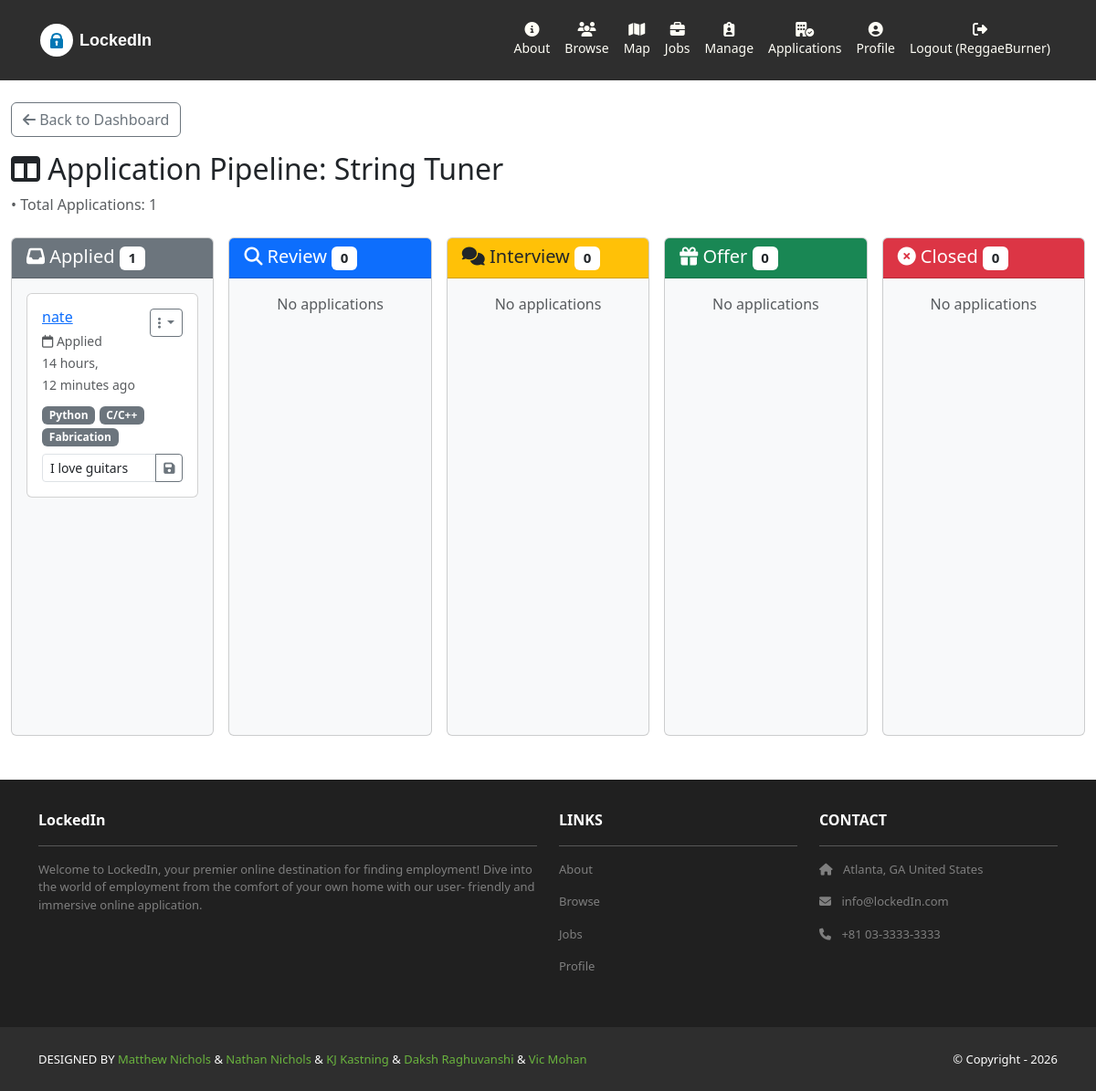
The app's page /jobs/recruiter/job/3/pipeline/ (signed in) with its own data.
### jobs/models.py (models this page shows, shortened)
class Job(models.Model):
    CLASSIFICATION_CHOICES = [
        ('Remote', 'remote'),
        ('Hybrid', 'hybrid'),
        ('On-Site', 'on-site'),
    ]
    id = models.AutoField(primary_key=True)
    created_at = models.DateTimeField(auto_now_add=True)
    title = models.CharField(help_text="What is the job title?", max_length = 255)
    start_date = models.DateTimeField()
    end_date = models.DateTimeField(blank=True, null=True)
    description = models.TextField()
    recruiter = models.ForeignKey(User, on_delete=models.CASCADE)
    skills = models.TextField(help_text="Required skills(E.g: Project Management, Agile Methodologies, etc.)")
    salary_upper = models.IntegerField()
    salary_lower = models.IntegerField()
    location = models.CharField(help_text="Work location. Can accept address, city/state, etc.", max_length = 255)
    latitude = models.FloatField(null=True)     # determined automatically using geopy, otherwise null
    longitude = models.FloatField(null=True)    # determined automatically using geopy, otherwise null
    classification = models.CharField(help_text="E.g: On-Site, Hybrid, Remote", max_length = 255, choices=CLASSIFICATION_CHOICES)
    isSponsoring = models.BooleanField(help_text="True: for OPT/CPT, F-1, J-1, etc., False: US citizens/Green Card holders")

class Application(models.Model):
    class ApplicationChoices(models.TextChoices):
        APPLIED = "AP", "Applied"
        REVIEW = "RE", "Review"
        INTERVIEW = "IN", "Interview"
        OFFER = "OF", "Offer"
        CLOSED = "CL", "Closed"
    user = models.ForeignKey(User, on_delete=models.CASCADE)
    job = models.ForeignKey(Job, on_delete=models.CASCADE)
    date = models.DateTimeField(auto_now_add="true")
    status = models.CharField(
        max_length = 2,
        choices=ApplicationChoices.choices,
        default=ApplicationChoices.APPLIED)
    note = models.CharField(blank=True, max_length = 150)
    class Meta:
        constraints = [
            models.UniqueConstraint(
                fields=['user', 'job'],
                name="single_application_per_user",
                violation_error_message="User has already applied to this job."
            )
        ]

### jobs/views.py (the view)
# urls.py: path('recruiter/job/<int:job_id>/pipeline/', views.application_pipeline, name='jobs.application_pipeline'),
@login_required
def application_pipeline(request, job_id):
    job = get_object_or_404(Job, id=job_id, recruiter=request.user)
    applications = Application.objects.filter(job=job).select_related('user', 'user__profile')
    pipeline = {
        'applied': applications.filter(status=Application.ApplicationChoices.APPLIED),
        'review': applications.filter(status=Application.ApplicationChoices.REVIEW),
        'interview': applications.filter(status=Application.ApplicationChoices.INTERVIEW),
        'offer': applications.filter(status=Application.ApplicationChoices.OFFER),
        'closed': applications.filter(status=Application.ApplicationChoices.CLOSED),
    }
    context = {
        'job': job,
        'pipeline': pipeline,
        'template_data': {'title': f'Applications - {job.title}'}
    }
    return render(request, 'jobs/application_pipeline.html', context)

### profiles/models.py (called while the page is built)
    def get_skills_list(self):
        return [skill.strip() for skill in self.skills.split(',') if skill.strip()]

### jobs/templates/jobs/application_pipeline.html
{% extends 'base.html' %}
{% load static %}
{% block content %}
<div class="container-fluid mt-4 mb-5">
    <div class="mb-4">
        <div class="mb-4">
            <a href="{% url 'jobs.recruiter_dashboard' %}" class="btn btn-outline-secondary mb-3">
                <i class="fas fa-arrow-left"></i> Back to Dashboard
            </a>
            <h2><i class="fas fa-columns"></i> Application Pipeline: {{ job.title }}</h2>
            <p class="text-muted">{{ job.company }} • Total Applications: {{ pipeline.applied.count|add:pipeline.review.count|add:pipeline.interview.count|add:pipeline.offer.count|add:pipeline.closed.count }}</p>
        </div>
    </div>
    <div class="row g-3">
        <div class="col">
            <div class="card bg-light">
                <div class="card-header bg-secondary text-white">
                    <h5 class="mb-0">
                        <i class="fas fa-inbox"></i> Applied
                        <span class="badge bg-white text-dark">{{ pipeline.applied.count }}</span>
                    </h5>
                </div>
                <div class="card-body kanban-column" data-status="AP" style="min-height: 500px;">
                    {% for app in pipeline.applied %}
                        {% include 'jobs/application_card.html' %}
                    {% empty %}
                        <p class="text-muted text-center">No applications</p>
                    {% endfor %}
                </div>
            </div>
        </div>
        <div class="col">
            <div class="col">
                <div class="card bg-light">
                    <div class="card-header bg-primary text-white">
                        <h5 class="mb-0">
                            <i class="fas fa-search"></i> Review
                            <span class="badge bg-white text-dark">{{ pipeline.review.count }}</span>
                        </h5>
                    </div>
                    <div class="card-body kanban-column" data-status="RE" style="min-height: 500px;">
                        {% for app in pipeline.review %}
                            {% include 'jobs/application_card.html' %}
                        {% empty %}
                            <p class="text-muted text-center">No applications</p>
                        {% endfor %}
                    </div>
                </div>
            </div>
        </div>
        <div class="col">
            <div class="col">
                <div class="card bg-light">
                    <div class="card-header bg-warning text-dark">
                        <h5 class="mb-0">
                            <i class="fas fa-comments"></i> Interview
                            <span class="badge bg-white text-dark">{{ pipeline.interview.count }}</span>
                        </h5>
                    </div>
                    <div class="card-body kanban-column" data-status="IN" style="min-height: 500px;">
                        {% for app in pipeline.interview %}
                            {% include 'jobs/application_card.html' %}
                        {% empty %}
                            <p class="text-muted text-center">No applications</p>
                        {% endfor %}
                    </div>
                </div>
            </div>
        </div>
        <div class="col">
            <div class="col">
                <div class="card bg-light">
                    <div class="card-header bg-success text-white">
                        <h5 class="mb-0">
                            <i class="fas fa-gift"></i> Offer
                            <span class="badge bg-white text-dark">{{ pipeline.offer.count }}</span>
                        </h5>
                    </div>
                    <div class="card-body kanban-column" data-status="OF" style="min-height: 500px;">
                        {% for app in pipeline.offer %}
                            {% include 'jobs/application_card.html' %}
                        {% empty %}
                            <p class="text-muted text-center">No applications</p>
                        {% endfor %}
                    </div>
                </div>
            </div>
        </div>
        <div class="col">
            <div class="col">
                <div class="card bg-light">
                    <div class="card-header bg-danger text-white">
                        <h5 class="mb-0">
                            <i class="fas fa-times-circle"></i> Closed
                            <span class="badge bg-white text-dark">{{ pipeline.closed.count }}</span>
                        </h5>
                    </div>
                    <div class="card-body kanban-column" data-status="CL" style="min-height: 500px;">
                        {% for app in pipeline.closed %}
                            {% include 'jobs/application_card.html' %}
                        {% empty %}
                            <p class="text-muted text-center">No applications</p>
                        {% endfor %}
                    </div>
                </div>
            </div>
        </div>
    </div>
</div>
{% endblock %}

### lockedin/templates/base.html (shortened to what this page needs)
<!DOCTYPE html>
<html>
  {% load static %}
  <head>
    <link href=
      "https://cdn.jsdelivr.net/npm/bootstrap@5.3.3/dist/css/bootstrap.min.css" rel="stylesheet"
>
    <link rel= "stylesheet"  href= "https://cdnjs.cloudflare.com/ajax/libs/font-awesome/6.1.1/css/all.min.css">
    <link rel="stylesheet" type="text/css"
        href="{% static 'css/style.css' %}">
  </head>
  <body>
    <nav class="p-3 navbar navbar-dark bg-dark
         navbar-expand-lg">
      <div class="container">
        <a class="navbar-brand"
           href="{% url 'home.index' %}">
          <svg width="180" height="40" viewBox="0 0 180 40" xmlns="http://www.w3.org/2000/svg">
            <text x="45" y="26" font-family="Arial, sans-serif" font-size="18" font-weight="700" fill="#ffffff">LockedIn</text>
          </svg>
        </a>
        <div class="navbar-nav ms-auto navbar-ml">
            <a class="nav-link text-center" href="{% url 'home.about' %}">
              <i class="fa-solid fa-circle-info d-block"></i>
              <small>About</small></a>
            <a class="nav-link text-center" href="{% url 'profiles.list' %}">
              <i class="fas fa-users d-block"></i>
              <small>Browse</small>
            </a>
            {% if user.is_authenticated %}
                <a class="nav-link text-center" href="{% url 'jobs.map' %}">
                  <i class="fa-solid fa-map d-block"></i>
                  <small>Map</small>
                </a>
                <a class="nav-link text-center" href="{% url 'jobs.index' %}">
                  <i class="fa-solid fa-briefcase d-block"></i>
                  <small>Jobs</small>
                </a>
                {% if user.profile.role == 'recruiter' %}
                  <a class="nav-link text-center" href="{% url 'jobs.recruiter_dashboard' %}">
                    <i class="fa-solid fa-clipboard-user d-block"></i>
                    <small>Manage</small>
                  </a>
                {% endif %}
                <a class="nav-link text-center" href="{% url 'jobs.applications' %}">
                  <i class="fa-solid fa-building-circle-check d-block"></i>
                  <small>Applications</small>
                </a>
                <a class="nav-link text-center" href="{% url 'profiles.my_profile' %}">
                  <i class="fas fa-user-circle d-block"></i>
                  <small>Profile</small>
                </a>
                <a class="nav-link text-center" href="{% url 'accounts.logout' %}">
                  <i class="fa-solid fa-right-from-bracket d-block"></i>
                  <small>Logout ({{ user.username }})</small>
                </a>
            {% endif %}
        </div>
      </div>
    </nav>
    <div>
      {% block content %}
      {% endblock content %}
    </div>
    <section class="p-3 ms-footer d-none d-md-block">
      <div class="container">
        <div class="row mt-3 text-white">
          <div class="col-md-6 col-lg-6 col-xl-6 mx-auto mb-4">
            <b>LockedIn</b>
            <hr />
            <p>
              Welcome to LockedIn, your premier online
              destination for finding employment!
              Dive into the world of employment from the
              comfort of your own home with our user-
              friendly and immersive online application.
            </p>
          </div>
          <div class="col-md-3 col-lg-3 col-xl-3 mx-auto mb-4">
            <b>LINKS</b>
            <hr />
            <p><a class="nav-link"
              href="{% url 'home.about' %}">
              About
            </a></p>
            <p><a class="nav-link"
              href="{% url 'profiles.list' %}">
              Browse
            </a></p>
            {% if user.is_authenticated %}
            <p><a class="nav-link"
              href="{% url 'home.about' %}">
              Jobs
            </a></p>
            <p><a class="nav-link"
              href="{% url 'profiles.my_profile' %}">
              Profile
            </a></p>
            {% endif %}
          </div>
          <div class="col-md-3 col-lg-3 col-xl-3 mx-auto mb-4">
            <b>CONTACT</b>
            <hr />
            <p><i class="fas fa-home me-2"></i>
              Atlanta, GA United States
            </p>
            <p><i class="fas fa-envelope me-2"></i>
              info@lockedIn.com
            </p>
            <p><i class="fas fa-phone me-2"></i>
              +81 03-3333-3333
            </p>
          </div>
        </div>
      </div>
    </section>
    <section class="p-3 ms-footer-bottom bg-dark">
      <div class="container d-flex
           justify-content-between">
        <div class="me-5 text-white">
          <span>DESIGNED BY
            <a href="https://github.com/StealthyFearZ/lockedin"
            target="_blank">Matthew Nichols</a> &
            <a href="https://github.com/StealthyFearZ/lockedin"
            target="_blank">Nathan Nichols</a> &
            <a href="https://github.com/StealthyFearZ/lockedin"
            target="_blank">KJ Kastning</a> &
            <a href="https://github.com/StealthyFearZ/lockedin"
            target="_blank">Daksh Raghuvanshi</a> &
            <a href="https://github.com/StealthyFearZ/lockedin"
            target="_blank">Vic Mohan</a>
          </span>
        </div>
        <div class="text-white">
          <span>© Copyright - 2026</span>
        </div>
      </div>
    </section>
  </body>
</html>

### jobs/templates/jobs/application_card.html (shortened to what this page needs)
<div class="card application-card mb-3" data-app-id="{{ app.id }}">
    <div class="card-body">
        <div class="d-flex justify-content-between align-items-start mb-2">
            <div>
                <h6 class="mb-1">
                    <a href="{% url 'profiles.detail' app.user.username %}" target="_blank">
                        {{ app.user.get_full_name|default:app.user.username }}
                    </a>
                </h6>
                <small class="text-muted">
                    <i class="far fa-calendar"></i> Applied {{ app.date|timesince }} ago
                </small>
            </div>
            <div class="dropdown">
                <button class="btn btn-sm btn-outline-secondary dropdown-toggle"
                        type="button" data-bs-toggle="dropdown">
                    <i class="fas fa-ellipsis-v"></i>
                </button>
            </div>
        </div>
        {% if app.user.profile.skills %}
        <div class="mb-2">
            {% for skill in app.user.profile.get_skills_list|slice:":3" %}
                <span class="badge bg-secondary">{{ skill }}</span>
            {% endfor %}
        </div>
        {% endif %}
        <div class="mt-2">
            <form method="POST" action="{% url 'jobs.update_application_note' app.id %}"
                  class="note-form">
                <div class="input-group input-group-sm">
                    <input type="text" name="note" class="form-control"
                           placeholder="Add note..." value="{{ app.note }}"
                           maxlength="150">
                    <button type="submit" class="btn btn-outline-secondary">
                        <i class="fas fa-save"></i>
                    </button>
                </div>
            </form>
        </div>
    </div>
</div>

### lockedin/static/css/style.css (style rules this page uses)
.bg-primary { background-color: #0d6efd !important; }
.navbar a.nav-link { color: #FFFEF6 !important; }
.bg-dark { background-color: #2E2E2E !important; }
.ms-footer { background-color: #202020; }
.ms-footer p { color: #7F7F7F; font-size: 13px; }
.ms-footer-bottom span { font-size: 13px; line-height: 38px; }
.ms-footer-bottom a { color: #6ab43e; text-decoration: none; }
.kanban-column { overflow-y: auto; max-height: 70vh; }

### records on screen
Job: title "String Tuner"
Application: user.get_full_name "nate", date "14 hours, 12 minutes", get_skills_list "Python" "C/C++" "Fabrication", note "I love guitars"

### other values on screen
{{ user.username }} "ReggaeBurner"
{{ pipeline.applied.count }} "1"
{{ pipeline.review.count }} "0"
{{ pipeline.interview.count }} "0"
{{ pipeline.offer.count }} "0"
{{ pipeline.closed.count }} "0"
